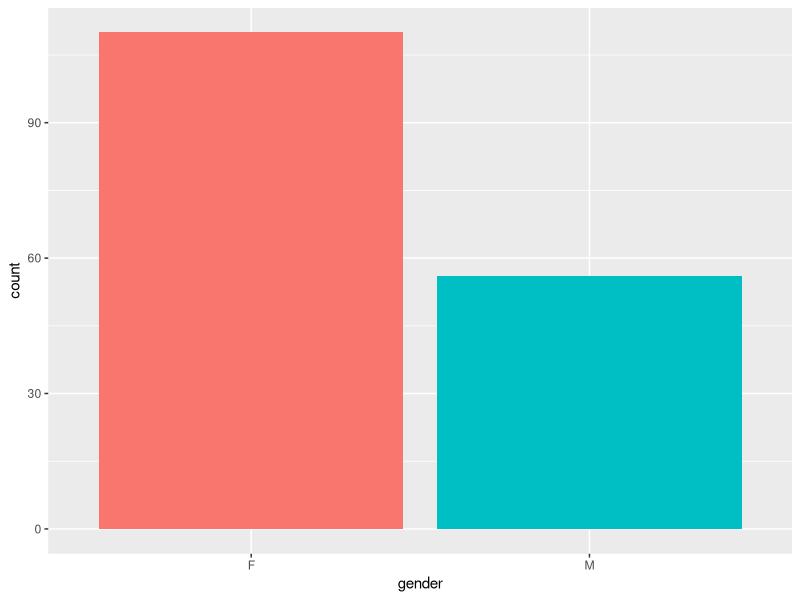
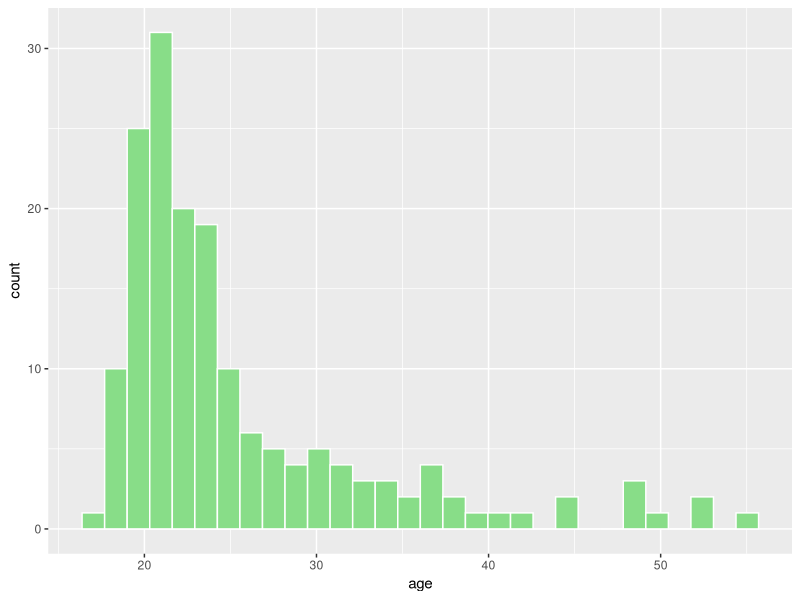
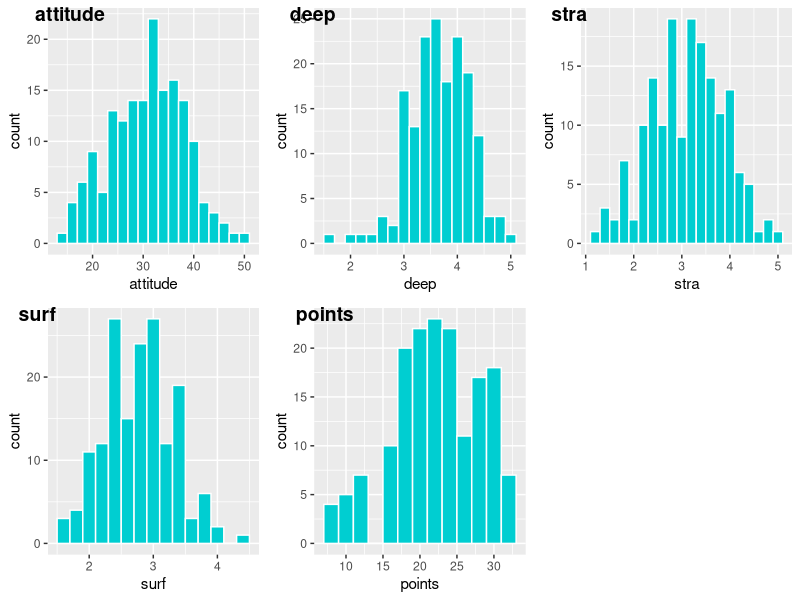
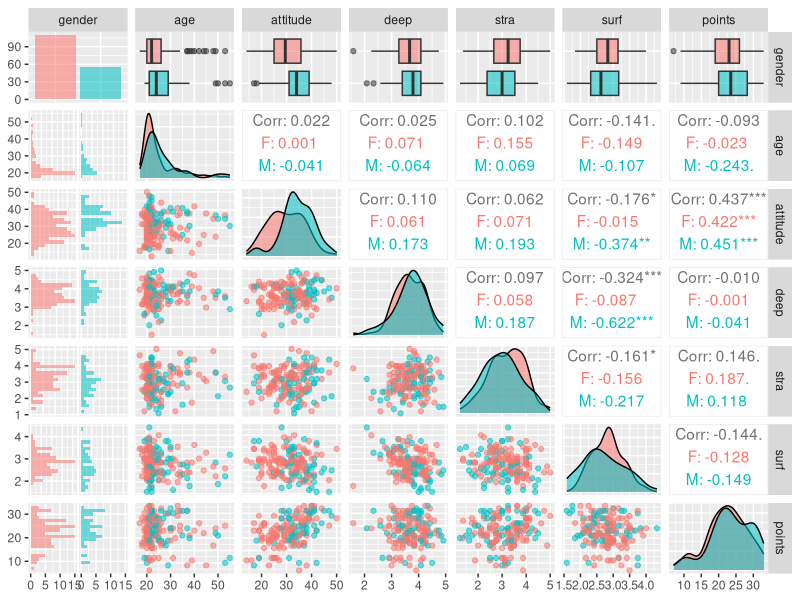
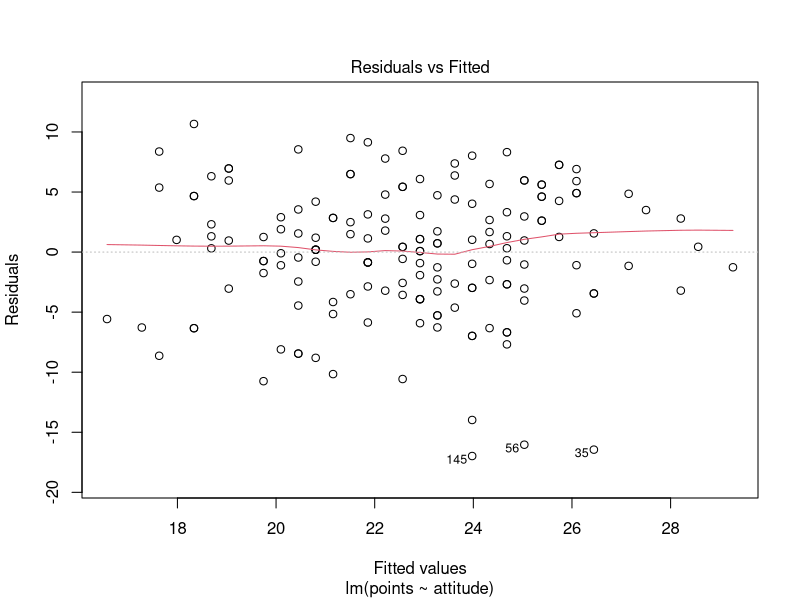
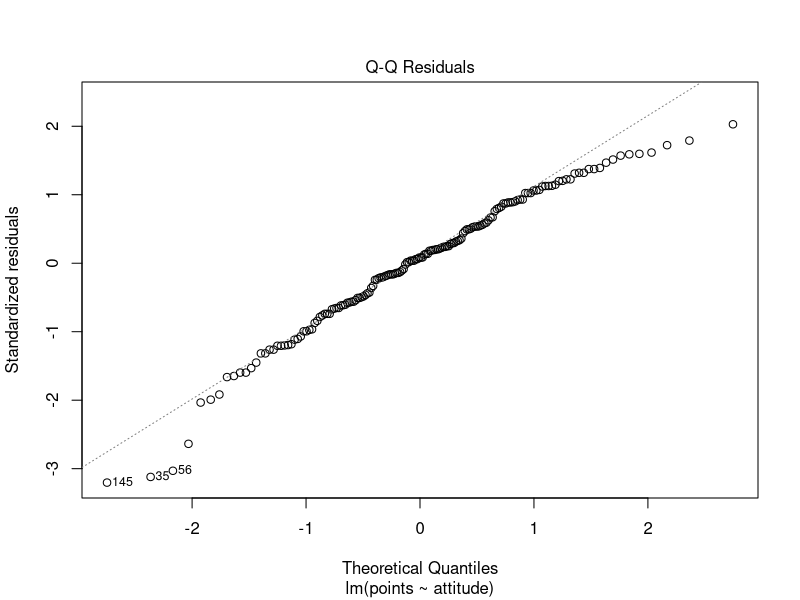
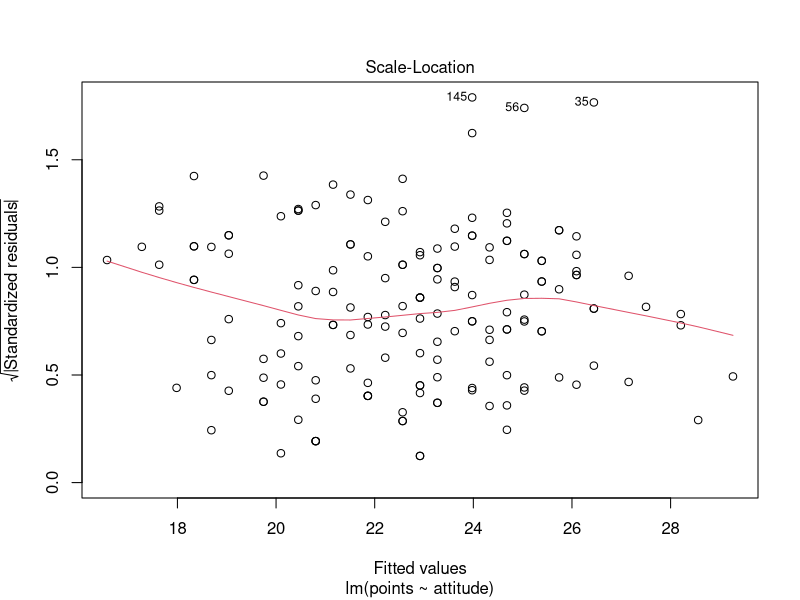
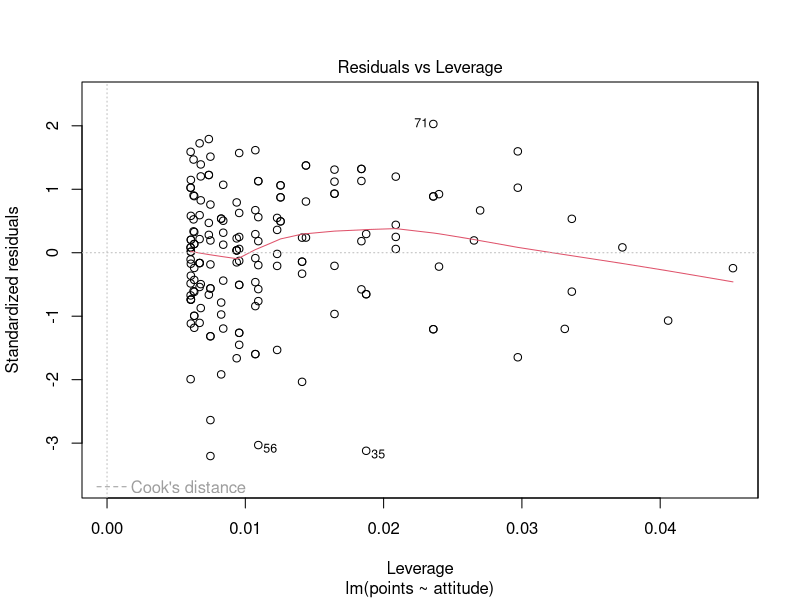

Here is the R script that generated these plots, in order:
## ---- chunk 1
data <- read.csv("data/learning2014.csv", row.names = 1)
## ---- chunk 2
dim(data)
str(data)
## ---- chunk 3
library(GGally)
library(ggplot2)
library(dplyr)
library(psych)
library(ggpubr)
## ---- chunk 4
p1 <- ggplot(data, aes(x=gender, fill = gender)) + geom_bar()
p1 + theme(legend.position = "none")
data %>% count(gender)
ggplot(data, aes(age)) + geom_histogram(color="white", fill="#88dd88")
mean(data$age)
range(data$age)
## ---- chunk 5
p2 <- ggplot(data, aes(attitude)) + geom_histogram(color="white", fill="darkturquoise", binwidth = 2)
p3 <- ggplot(data, aes(deep)) + geom_histogram(color="white", fill="darkturquoise", binwidth = 0.2)
p4 <- ggplot(data, aes(stra)) + geom_histogram(color="white", fill="darkturquoise", binwidth = 0.2)
p5 <- ggplot(data, aes(surf)) + geom_histogram(color="white", fill="darkturquoise", binwidth = 0.2)
p6 <- ggplot(data, aes(points),) + geom_histogram(color="white", fill="darkturquoise", binwidth = 2)

figure <- ggarrange(p2, p3, p4, p5, p6,
                    labels = c("attitude", "deep", "stra", "surf", "points"),
                    ncol = 3, nrow = 2)
figure

p7 <- ggpairs(data, mapping = aes(col=gender, alpha=0.3), lower = list(combo = wrap("facethist", bins = 20)))
p7
describe(data[,-1])
## ---- chunk 6
mod1 <- lm(points ~ attitude + stra + surf, data = data)
summary(mod1)
## ---- chunk 7
mod2 <- lm(points ~ attitude, data = data)
summary(mod2)
## ---- chunk 8
plot(mod2)
